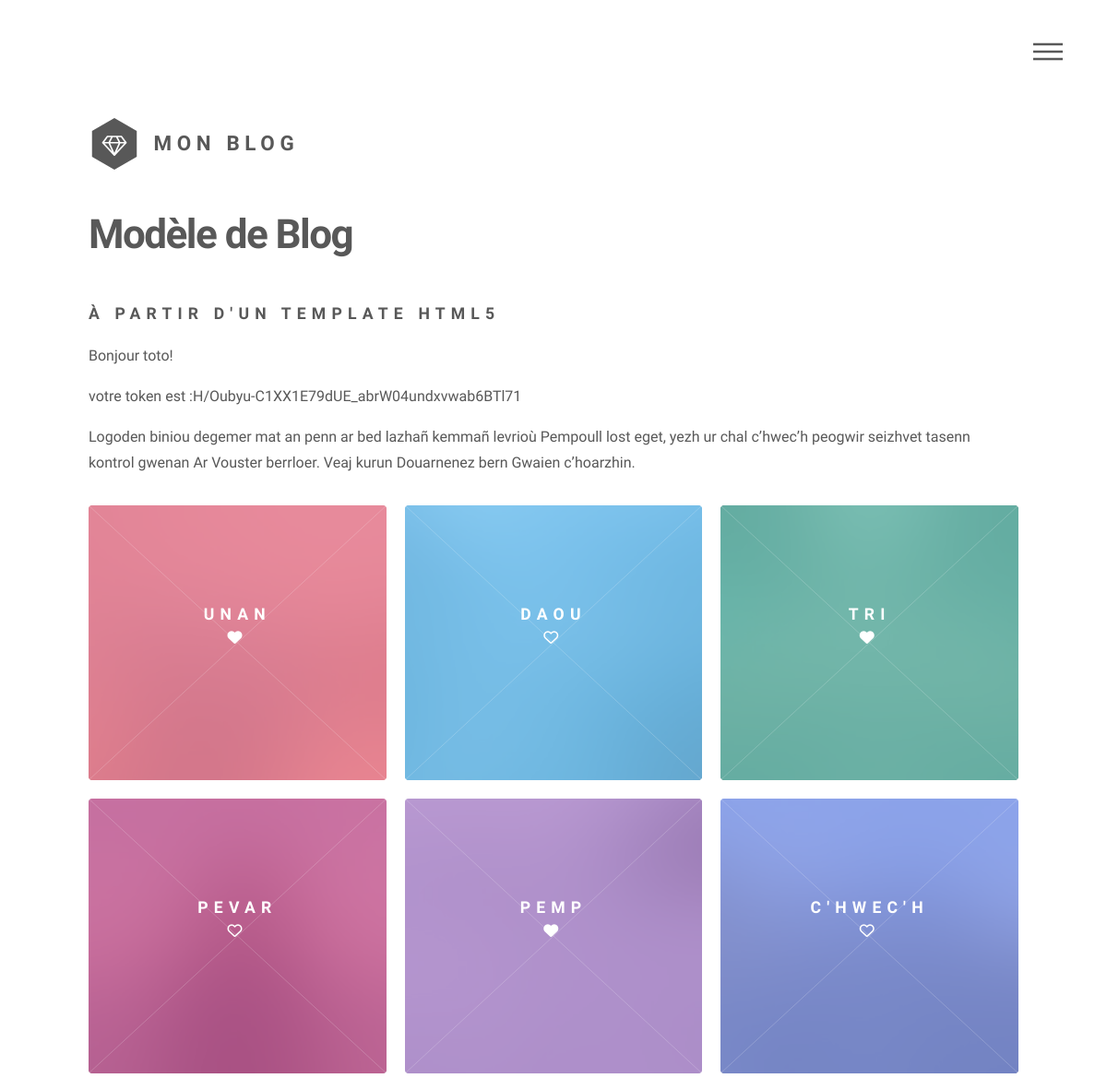
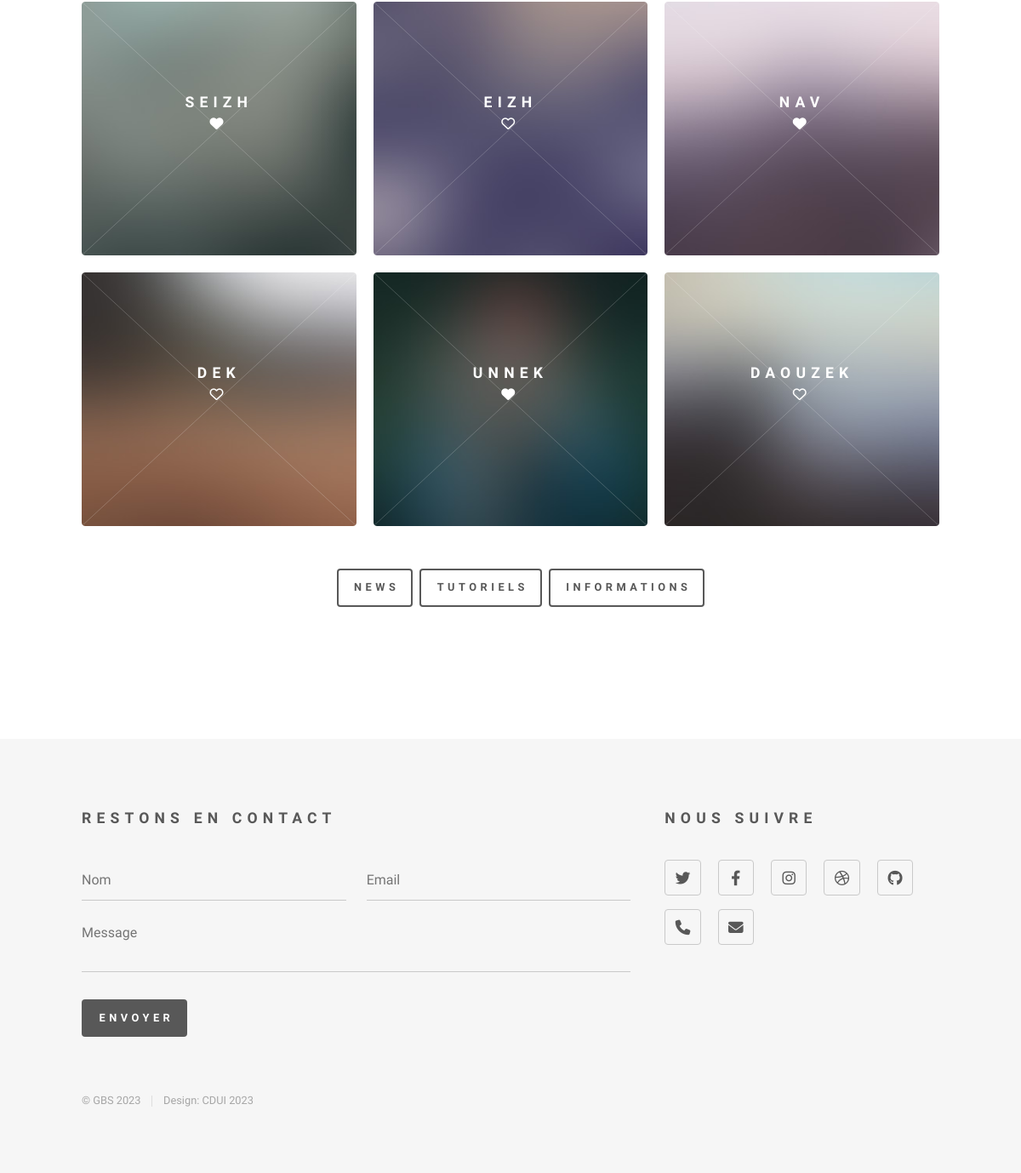
/accueil.php (signed in), run on the app's committed database (2 pictures, top to bottom).
### tables this page shows
CREATE TABLE `article` (
  `id` int(11) NOT NULL,
  `id_categorie` int(50) NOT NULL,
  `titre` varchar(80) NOT NULL,
  `contenu` text NOT NULL,
  `image` varchar(40) NOT NULL,
  `icone` varchar(30) NOT NULL
);

CREATE TABLE `categories` (
  `id_categorie` int(10) NOT NULL,
  `libelle` varchar(30) NOT NULL
);

### util/util.php (called while the page is built, shortened)
<?php
function auth(){
 $token=$_SESSION['user_token'] ?? null;
 if($token!=null){
    return "OK";
 }
 else {
    return "NOK";
 }
}

### accueil.php (the view, shortened to what this page needs)
<?php
include_once('util/util.php');
if(auth()=="OK"){
include_once('layouts/header.php'); ?>
					<div id="main">
						<div class="inner">
							<header>
								<h1>Modèle de Blog </h1><h2>à partir d'un template html5</h2>
								<?php
					echo " <p> Bonjour ". $_SESSION['user_login'] ."!</p>";
					echo "<p> votre token est :".$_SESSION['user_token'] ."</p>";
								?>
								<p>Logoden biniou degemer mat an penn ar bed lazhañ kemmañ levrioù Pempoull lost eget, yezh ur chal c’hwec’h peogwir seizhvet tasenn kontrol gwenan Ar Vouster berrloer.
									Veaj kurun Douarnenez bern Gwaien c’hoarzhin.</p>
							</header>
							<section class="tiles">
								<?php
									$reponse=$pdo->query('SELECT id,titre,contenu, icone, image FROM article');
										$nbstyle=1;
								while($donnees=$reponse->fetch()){
								?>
								<article class="style<?php echo $nbstyle;?>">
									<span class="image">
										<img src="images/<?php echo $donnees['image']; ?>" alt="<?php $donnees['titre'];?>" />
									</span>
									<a href="article.php?id=<?php echo $donnees['id']; ?>">
										<h2><?php echo $donnees['titre'];?></h2>
										<h3><i class="<?php echo $donnees['icone'];?>"></i></h3>
									</a>
									<?php $nbstyle++; ?>
								</article>
							    <?php }
								?>
							</section>
							<div id="filtres-categories">
							<?php
									$reponse=$pdo->query('SELECT id_categorie,libelle FROM categories');
							?>
							<ul>
							<?php
							while($donnees=$reponse->fetch()){
							?>
								<li><a href="categories.php?id=<?php echo $donnees['id_categorie'];?>" class='button'><?php echo $donnees['libelle'];?></a></li>
							<?php }
							?>
							</ul>
							</div>
						</div>
					</div>
					<?php include_once('layouts/footer.php');
}
else
header('Location: index.php');
					?>

### layouts/header.php (shortened to what this page needs)
<!DOCTYPE HTML>
<html>
	<head>
		<link rel="stylesheet" href="assets/css/main.css" />
        <link rel="stylesheet" href="https://cdnjs.cloudflare.com/ajax/libs/font-awesome/6.4.0/css/all.min.css" />		<noscript><link rel="stylesheet" href="assets/css/noscript.css" /></noscript>
    <link rel="stylesheet" href="messtyles.css">
    </head>
	<body class="is-preload">
			<div id="wrapper">
					<header id="header">
						<div class="inner">
								<a href="index.php" class="logo">
									<span class="symbol"><img src="images/logo.svg" alt="" /></span><span class="title">Mon Blog</span>
								</a>
								<nav>
									<ul>
										<li><a href="#menu">Menu</a></li>
									</ul>
								</nav>
						</div>
					</header>

### layouts/footer.php (shortened to what this page needs)
<footer id="footer">
						<div class="inner">
							<section>
								<h2>Restons en contact</h2>
								<form method="post" action="#">
									<div class="fields">
										<div class="field half">
											<input type="text" name="name" id="name" placeholder="Nom" />
										</div>
										<div class="field half">
											<input type="email" name="email" id="email" placeholder="Email" />
										</div>
										<div class="field">
											<textarea name="message" id="message" placeholder="Message"></textarea>
										</div>
									</div>
									<ul class="actions">
										<li><input type="submit" value="Envoyer" class="primary" /></li>
									</ul>
								</form>
							</section>
							<section>
								<h2>Nous suivre</h2>
								<ul class="icons">
									<li><a href="#" class="icon brands style2 fa-twitter"><span class="label">Twitter</span></a></li>
									<li><a href="#" class="icon brands style2 fa-facebook-f"><span class="label">Facebook</span></a></li>
									<li><a href="#" class="icon brands style2 fa-instagram"><span class="label">Instagram</span></a></li>
									<li><a href="#" class="icon brands style2 fa-dribbble"><span class="label">Dribbble</span></a></li>
									<li><a href="#" class="icon brands style2 fa-github"><span class="label">GitHub</span></a></li>
									<li><a href="#" class="icon solid style2 fa-phone"><span class="label">Phone</span></a></li>
									<li><a href="#" class="icon solid style2 fa-envelope"><span class="label">Email</span></a></li>
								</ul>
							</section>
							<ul class="copyright">
								<li>&copy; GBS 2023 </li><li>Design: CDUI 2023 </li>
							</ul>
						</div>
					</footer>
			</div>
</body>
</html>

### messtyles.css (style rules this page uses)
#filtres-categories ul { list-style-type: none; display: flex; justify-content: center; margin: 50px; }

### data on the page
article: image (picture), titre "UNAN"
article: image (picture), titre "DAOU"
article: image (picture), titre "TRI"
article: image (picture), titre "PEVAR"
article: image (picture), titre "PEMP"
article: image (picture), titre "C'HWEC'H"
article: image (picture), titre "SEIZH"
article: image (picture), titre "EIZH"
article: image (picture), titre "NAV"
article: image (picture), titre "DEK"
article: image (picture), titre "UNNEK"
article: image (picture), titre "DAOUZEK"
categories: libelle "NEWS"
categories: libelle "TUTORIELS"
categories: libelle "INFORMATIONS"

### other printed values
$_SESSION['user_login'] "toto"
$_SESSION['user_token'] "H/Oubyu-C1XX1E79dUE_abrW04undxvwab6BTl71"
